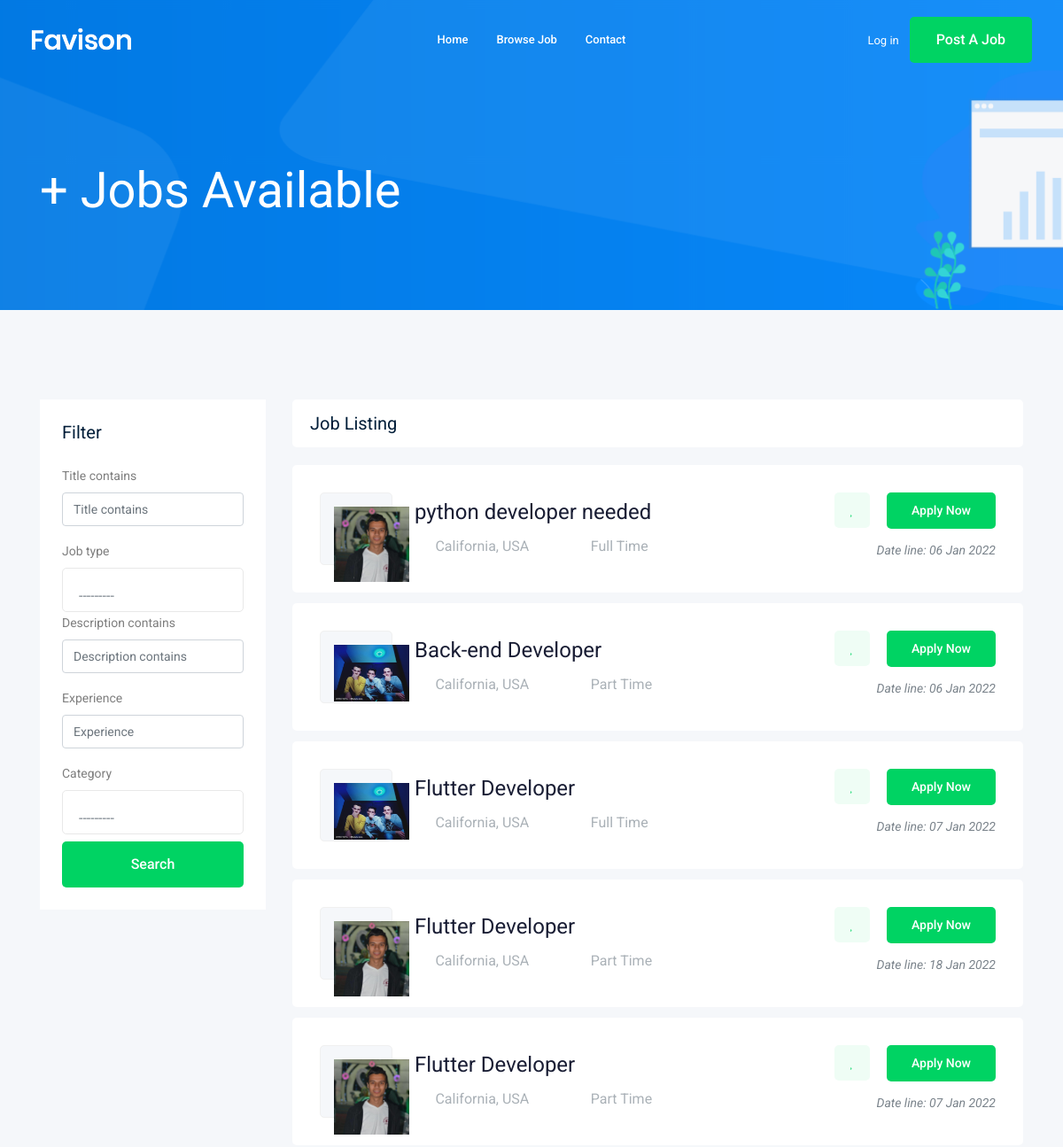
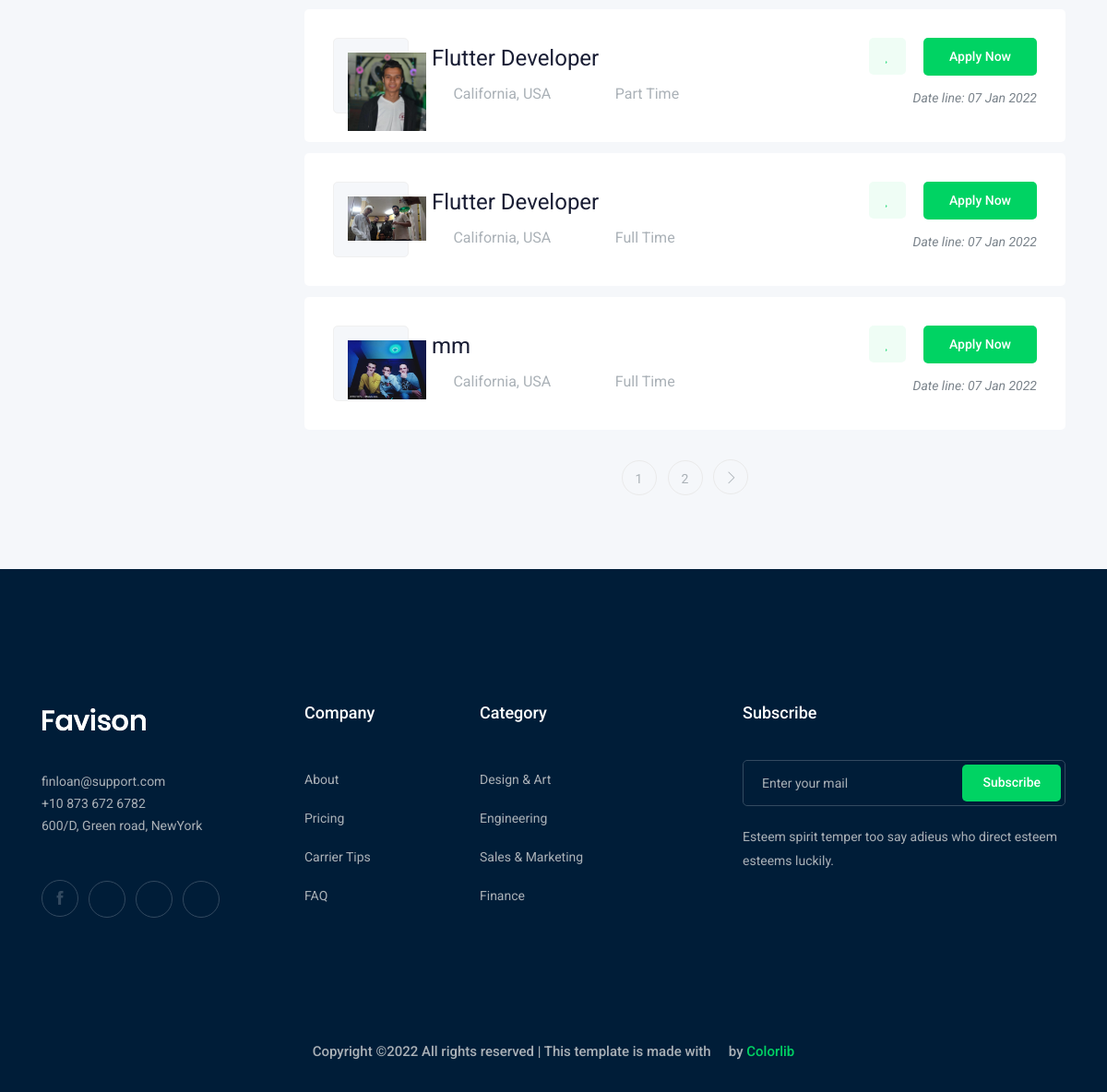
Screenshot of /jobs/ with the database file from the repository (2 pictures, top to bottom).
### job/models.py (models this page shows, shortened)
class Job(models.Model):
    owner = models.ForeignKey(User , on_delete=models.CASCADE , related_name='job_owner')
    title = models.CharField(max_length=100)
    job_type = models.CharField(max_length=15 , choices=JPB_TYPE)
    description = models.TextField(max_length=1000)
    published_at = models.DateTimeField(auto_now=True)
    vacancy = models.IntegerField(default=1)
    salary = models.IntegerField(default=0)
    experience = models.IntegerField(default=1)
    category = models.ForeignKey('Category' , on_delete=models.CASCADE)
    image = models.ImageField(upload_to=image_upload)
    slug = models.SlugField(null=True , blank= True)

### job/views.py (the view)
# urls.py: path('' , views.job_list , name = "jobs"),
def job_list(request):
    job_list = Job.objects.all()
    myfilter = JobFilter(request.GET, queryset=job_list)
    job_list = myfilter.qs
    paginator = Paginator(job_list, 8)
    page_number = request.GET.get('page')
    page_obj = paginator.get_page(page_number)
    context = {
        'jobs' : page_obj ,
        'myfilter' : myfilter
    }
    return render(request , 'job/job_list.html', context)

### job/models.py (called while the page is built)
    def __str__(self):
        return self.name

### job/templates/job/job_list.html (shortened to what this page needs)
{% extends 'base.html' %}
{% load bootstrap4 %}
{% block body %}
    <div class="bradcam_area bradcam_bg_1">
        <div class="container">
            <div class="row">
                <div class="col-xl-12">
                    <div class="bradcam_text">
                        <h3>{{jobs.count}}+ Jobs Available</h3>
                    </div>
                </div>
            </div>
        </div>
    </div>
    <div class="job_listing_area plus_padding">
        <div class="container">
            <div class="row">
                <div class="col-lg-3">
                    <div class="job_filter white-bg">
                        <div class="form_inner white-bg">
                            <h3>Filter</h3>
                            <form action="#" method="get">
                                {% bootstrap_form myfilter.form %}
                                <input type="submit" value="search" class="boxed-btn3 w-100 mt-2">
                            </form>
                        </div>
                    </div>
                </div>
                <div class="col-lg-9">
                    <div class="recent_joblist_wrap">
                        <div class="recent_joblist white-bg ">
                            <div class="row align-items-center">
                                <div class="col-md-6">
                                    <h4>Job Listing</h4>
                                </div>
                                <div class="col-md-6">
                                </div>
                            </div>
                        </div>
                    </div>
                    <div class="job_lists m-0">
                        <div class="row">
                            {% for job in jobs %}
                            <div class="col-lg-12 col-md-12">
                                <div class="single_jobs white-bg d-flex justify-content-between">
                                    <div class="jobs_left d-flex align-items-center">
                                        <div class="thumb">
                                            <img style="max-width : 85px; max-height : 100px" src="{{job.image.url}}" alt="">
                                        </div>
                                        <div class="jobs_conetent">
                                            <a href="{% url 'job_detail' job.slug %}"><h4>{{job.title}}</h4></a>
                                            <div class="links_locat d-flex align-items-center">
                                                <div class="location">
                                                    <p> <i class="fa fa-map-marker"></i> California, USA</p>
                                                </div>
                                                <div class="location">
                                                    <p> <i class="fa fa-clock-o"></i>{{job.job_type}}</p>
                                                </div>
                                            </div>
                                        </div>
                                    </div>
                                    <div class="jobs_right">
                                        <div class="apply_now">
                                            <a class="heart_mark" href="#"> <i class="fa fa-heart"></i> </a>
                                            <a href="{% url 'job_detail' job.slug %}" class="boxed-btn3">Apply Now</a>
                                        </div>
                                        <div class="date">
                                            <p>Date line: {{job.published_at|date:'d M o'}}</p>
                                        </div>
                                    </div>
                                </div>
                            </div>
                            {% endfor %}
                        </div>
                        {% if jobs.has_other_pages %}
                        <div class="row">
                            <div class="col-lg-12">
                                <div class="pagination_wrap">
                                    <ul>
                                        {% for i in jobs.paginator.page_range %}
                                            <li><a href="?page={{i}}"><span>{{i}}</span></a></li>
                                        {% endfor %}
                                        {% if jobs.has_next %}
                                            <li><a href="?page={{jobs.next_page_number}}"> <i class="ti-angle-right"></i> </a></li>
                                        {% endif %}
                                    </ul>
                                </div>
                            </div>
                        </div>
                        {% endif %}
                    </div>
                </div>
            </div>
        </div>
    </div>
{% endblock body %}

### rows the page displays
Job: image (picture), title "python developer needed", job_type "Full Time", published_at "06 Jan 2022"
Job: image (placeholder picture), title "Back-end Developer", job_type "Part Time", published_at "06 Jan 2022"
Job: image (picture), title "Flutter Developer", job_type "Full Time", published_at "07 Jan 2022"
Job: image (picture), title "Flutter Developer", job_type "Part Time", published_at "18 Jan 2022"
Job: image (picture), title "Flutter Developer", job_type "Part Time", published_at "07 Jan 2022"
Job: image (picture), title "Flutter Developer", job_type "Part Time", published_at "07 Jan 2022"
Job: image (picture), title "Flutter Developer", job_type "Full Time", published_at "07 Jan 2022"
Job: image (picture), title "mm", job_type "Full Time", published_at "07 Jan 2022"

### other values shown
{{ i }} "1" "2"
